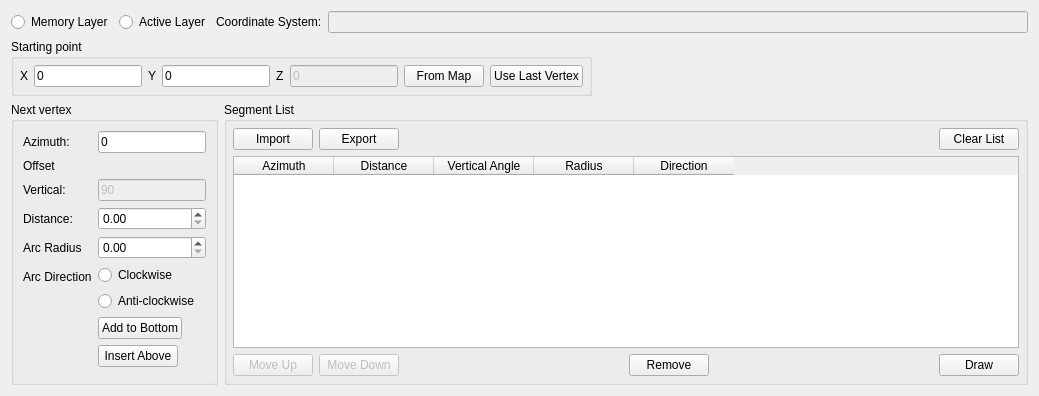
     <widget class="QWidget" name="tab">
      <attribute name="title">
       <string>Drawing</string>
      </attribute>
      <layout class="QGridLayout" name="gridLayout_3">
       <item row="2" column="1" colspan="2">
        <widget class="QGroupBox" name="groupBox_8">
         <property name="sizePolicy">
          <sizepolicy hsizetype="Preferred" vsizetype="Expanding">
           <horstretch>0</horstretch>
           <verstretch>0</verstretch>
          </sizepolicy>
         </property>
         <property name="title">
          <string>Segment List</string>
         </property>
         <property name="flat">
          <bool>true</bool>
         </property>
         <layout class="QGridLayout" name="gridLayout_2">
          <property name="margin">
           <number>6</number>
          </property>
          <item row="1" column="1">
           <layout class="QHBoxLayout" name="horizontalLayout_3">
            <item>
             <widget class="QPushButton" name="pushButton_segListLoad">
              <property name="enabled">
               <bool>true</bool>
              </property>
              <property name="toolTip">
               <string>Import Segment List</string>
              </property>
              <property name="text">
               <string>Import</string>
              </property>
              <property name="icon">
               <iconset resource="resources.qrc">
                <normaloff>:/icons/resources/import.svg</normaloff>:/icons/resources/import.svg</iconset>
              </property>
              <property name="iconSize">
               <size>
                <width>18</width>
                <height>18</height>
               </size>
              </property>
             </widget>
            </item>
            <item>
             <widget class="QPushButton" name="pushButton_segListSave">
              <property name="enabled">
               <bool>true</bool>
              </property>
              <property name="toolTip">
               <string>Export Segment List</string>
              </property>
              <property name="text">
               <string>Export</string>
              </property>
              <property name="icon">
               <iconset resource="resources.qrc">
                <normaloff>:/icons/resources/export.svg</normaloff>:/icons/resources/export.svg</iconset>
              </property>
              <property name="iconSize">
               <size>
                <width>18</width>
                <height>18</height>
               </size>
              </property>
             </widget>
            </item>
            <item>
             <spacer name="horizontalSpacer">
              <property name="orientation">
               <enum>Qt::Horizontal</enum>
              </property>
              <property name="sizeHint" stdset="0">
               <size>
                <width>40</width>
                <height>20</height>
               </size>
              </property>
             </spacer>
            </item>
            <item>
             <widget class="QPushButton" name="pushButton_segListClear">
              <property name="toolTip">
               <string>Clear Segment List</string>
              </property>
              <property name="text">
               <string>Clear List</string>
              </property>
              <property name="icon">
               <iconset resource="resources.qrc">
                <normaloff>:/icons/resources/clear.svg</normaloff>:/icons/resources/clear.svg</iconset>
              </property>
              <property name="iconSize">
               <size>
                <width>18</width>
                <height>18</height>
               </size>
              </property>
             </widget>
            </item>
           </layout>
          </item>
          <item row="2" column="1" rowspan="2">
           <widget class="QTableWidget" name="table_segmentList">
            <property name="sizePolicy">
             <sizepolicy hsizetype="Expanding" vsizetype="Expanding">
              <horstretch>0</horstretch>
              <verstretch>0</verstretch>
             </sizepolicy>
            </property>
            <column>
             <property name="text">
              <string>Azimuth</string>
             </property>
            </column>
            <column>
             <property name="text">
              <string>Distance</string>
             </property>
            </column>
            <column>
             <property name="text">
              <string>Vertical Angle</string>
             </property>
            </column>
            <column>
             <property name="text">
              <string>Radius</string>
             </property>
            </column>
            <column>
             <property name="text">
              <string>Direction</string>
             </property>
             <property name="toolTip">
              <string>Supported values are 'anticlockwise', 'a', 'c', 'clockwise'</string>
             </property>
            </column>
           </widget>
          </item>
          <item row="4" column="1">
           <layout class="QHBoxLayout" name="horizontalLayout_6">
            <item>
             <widget class="QPushButton" name="pushButton_segListRowUp">
              <property name="enabled">
               <bool>false</bool>
              </property>
              <property name="sizePolicy">
               <sizepolicy hsizetype="Fixed" vsizetype="Fixed">
                <horstretch>0</horstretch>
                <verstretch>0</verstretch>
               </sizepolicy>
              </property>
              <property name="toolTip">
               <string>Move Selected Segment Up</string>
              </property>
              <property name="text">
               <string>Move Up</string>
              </property>
              <property name="icon">
               <iconset resource="resources.qrc">
                <normaloff>:/icons/resources/up.svg</normaloff>:/icons/resources/up.svg</iconset>
              </property>
              <property name="iconSize">
               <size>
                <width>18</width>
                <height>18</height>
               </size>
              </property>
             </widget>
            </item>
            <item>
             <widget class="QPushButton" name="pushButton_segListRowDn">
              <property name="enabled">
               <bool>false</bool>
              </property>
              <property name="sizePolicy">
               <sizepolicy hsizetype="Fixed" vsizetype="Fixed">
                <horstretch>0</horstretch>
                <verstretch>0</verstretch>
               </sizepolicy>
              </property>
              <property name="toolTip">
               <string>Move Selected Segment Down</string>
              </property>
              <property name="text">
               <string>Move Down</string>
              </property>
              <property name="icon">
               <iconset resource="resources.qrc">
                <normaloff>:/icons/resources/down.svg</normaloff>:/icons/resources/down.svg</iconset>
              </property>
              <property name="iconSize">
               <size>
                <width>18</width>
                <height>18</height>
               </size>
              </property>
             </widget>
            </item>
            <item>
             <spacer name="horizontalSpacer_4">
              <property name="orientation">
               <enum>Qt::Horizontal</enum>
              </property>
              <property name="sizeHint" stdset="0">
               <size>
                <width>40</width>
                <height>20</height>
               </size>
              </property>
             </spacer>
            </item>
            <item>
             <widget class="QPushButton" name="pushButton_segListRowDel">
              <property name="sizePolicy">
               <sizepolicy hsizetype="Fixed" vsizetype="Fixed">
                <horstretch>0</horstretch>
                <verstretch>0</verstretch>
               </sizepolicy>
              </property>
              <property name="toolTip">
               <string>Remove Selected Segment</string>
              </property>
              <property name="text">
               <string>Remove</string>
              </property>
              <property name="icon">
               <iconset resource="resources.qrc">
                <normaloff>:/icons/resources/remove.svg</normaloff>:/icons/resources/remove.svg</iconset>
              </property>
              <property name="iconSize">
               <size>
                <width>18</width>
                <height>18</height>
               </size>
              </property>
             </widget>
            </item>
            <item>
             <spacer name="horizontalSpacer_5">
              <property name="orientation">
               <enum>Qt::Horizontal</enum>
              </property>
              <property name="sizeHint" stdset="0">
               <size>
                <width>40</width>
                <height>20</height>
               </size>
              </property>
             </spacer>
            </item>
            <item>
             <widget class="QPushButton" name="pushButton_objectDraw">
              <property name="toolTip">
               <string>Draw Segment List</string>
              </property>
              <property name="text">
               <string>Draw</string>
              </property>
              <property name="icon">
               <iconset resource="resources.qrc">
                <normaloff>:/icons/resources/draw.svg</normaloff>:/icons/resources/draw.svg</iconset>
              </property>
              <property name="iconSize">
               <size>
                <width>18</width>
                <height>18</height>
               </size>
              </property>
             </widget>
            </item>
           </layout>
          </item>
         </layout>
        </widget>
       </item>
       <item row="2" column="0">
        <widget class="QGroupBox" name="groupBox_2">
         <property name="sizePolicy">
          <sizepolicy hsizetype="Maximum" vsizetype="Preferred">
           <horstretch>0</horstretch>
           <verstretch>0</verstretch>
          </sizepolicy>
         </property>
         <property name="title">
          <string>Next vertex</string>
         </property>
         <property name="flat">
          <bool>true</bool>
         </property>
         <layout class="QFormLayout" name="formLayout">
          <property name="fieldGrowthPolicy">
           <enum>QFormLayout::AllNonFixedFieldsGrow</enum>
          </property>
          <item row="0" column="0">
           <widget class="QLabel" name="label_11">
            <property name="sizePolicy">
             <sizepolicy hsizetype="Fixed" vsizetype="Preferred">
              <horstretch>0</horstretch>
              <verstretch>0</verstretch>
             </sizepolicy>
            </property>
            <property name="text">
             <string>Azimuth:</string>
            </property>
            <property name="buddy">
             <cstring>lineEdit_nextAzimuth</cstring>
            </property>
           </widget>
          </item>
          <item row="0" column="1">
           <widget class="QLineEdit" name="lineEdit_nextAzimuth">
            <property name="sizePolicy">
             <sizepolicy hsizetype="Fixed" vsizetype="Fixed">
              <horstretch>0</horstretch>
              <verstretch>0</verstretch>
             </sizepolicy>
            </property>
            <property name="toolTip">
             <string/>
            </property>
            <property name="text">
             <string>0</string>
            </property>
           </widget>
          </item>
          <item row="2" column="0">
           <widget class="QLabel" name="label_12">
            <property name="text">
             <string>Vertical:</string>
            </property>
            <property name="buddy">
             <cstring>lineEdit_nextVertical</cstring>
            </property>
           </widget>
          </item>
          <item row="2" column="1">
           <widget class="QLineEdit" name="lineEdit_nextVertical">
            <property name="enabled">
             <bool>false</bool>
            </property>
            <property name="sizePolicy">
             <sizepolicy hsizetype="Fixed" vsizetype="Fixed">
              <horstretch>0</horstretch>
              <verstretch>0</verstretch>
             </sizepolicy>
            </property>
            <property name="text">
             <string>90</string>
            </property>
           </widget>
          </item>
          <item row="3" column="0">
           <widget class="QLabel" name="label_13">
            <property name="text">
             <string>Distance:</string>
            </property>
            <property name="buddy">
             <cstring>lineEdit_nextDistance</cstring>
            </property>
           </widget>
          </item>
          <item row="3" column="1">
           <widget class="QDoubleSpinBox" name="lineEdit_nextDistance">
            <property name="sizePolicy">
             <sizepolicy hsizetype="MinimumExpanding" vsizetype="Fixed">
              <horstretch>0</horstretch>
              <verstretch>0</verstretch>
             </sizepolicy>
            </property>
            <property name="maximum">
             <double>999999999.000000000000000</double>
            </property>
           </widget>
          </item>
          <item row="4" column="0">
           <widget class="QLabel" name="radiusLabel">
            <property name="text">
             <string>Arc Radius</string>
            </property>
           </widget>
          </item>
          <item row="4" column="1">
           <widget class="QDoubleSpinBox" name="spin_radius">
            <property name="sizePolicy">
             <sizepolicy hsizetype="MinimumExpanding" vsizetype="Fixed">
              <horstretch>0</horstretch>
              <verstretch>0</verstretch>
             </sizepolicy>
            </property>
            <property name="maximum">
             <double>999999999.000000000000000</double>
            </property>
           </widget>
          </item>
          <item row="5" column="0">
           <widget class="QLabel" name="label_6">
            <property name="text">
             <string>Arc Direction</string>
            </property>
           </widget>
          </item>
          <item row="5" column="1">
           <layout class="QVBoxLayout" name="verticalLayout_4">
            <item>
             <widget class="QRadioButton" name="radio_clockwise">
              <property name="sizePolicy">
               <sizepolicy hsizetype="Maximum" vsizetype="Fixed">
                <horstretch>0</horstretch>
                <verstretch>0</verstretch>
               </sizepolicy>
              </property>
              <property name="text">
               <string>Clockwise</string>
              </property>
             </widget>
            </item>
            <item>
             <widget class="QRadioButton" name="radio_anticlockwise">
              <property name="sizePolicy">
               <sizepolicy hsizetype="Maximum" vsizetype="Fixed">
                <horstretch>0</horstretch>
                <verstretch>0</verstretch>
               </sizepolicy>
              </property>
              <property name="text">
               <string>Anti-clockwise</string>
              </property>
             </widget>
            </item>
           </layout>
          </item>
          <item row="7" column="1">
           <widget class="QPushButton" name="pushButton_vertexInsert">
            <property name="sizePolicy">
             <sizepolicy hsizetype="Maximum" vsizetype="Fixed">
              <horstretch>0</horstretch>
              <verstretch>0</verstretch>
             </sizepolicy>
            </property>
            <property name="toolTip">
             <string>Insert New Segment Above Currently Selected Segment</string>
            </property>
            <property name="text">
             <string>Insert Above</string>
            </property>
           </widget>
          </item>
          <item row="6" column="1">
           <widget class="QPushButton" name="pushButton_vertexAdd">
            <property name="sizePolicy">
             <sizepolicy hsizetype="Maximum" vsizetype="Fixed">
              <horstretch>0</horstretch>
              <verstretch>0</verstretch>
             </sizepolicy>
            </property>
            <property name="toolTip">
             <string>Add New Segment to Bottom of List</string>
            </property>
            <property name="text">
             <string>Add to Bottom</string>
            </property>
           </widget>
          </item>
          <item row="1" column="1">
           <widget class="QLabel" name="offsetLabel">
            <property name="font">
             <font>
              <italic>true</italic>
             </font>
            </property>
            <property name="text">
             <string/>
            </property>
           </widget>
          </item>
          <item row="1" column="0">
           <widget class="QLabel" name="label_9">
            <property name="text">
             <string>Offset</string>
            </property>
           </widget>
          </item>
         </layout>
        </widget>
       </item>
       <item row="1" column="0" colspan="2">
        <widget class="QGroupBox" name="groupBox">
         <property name="sizePolicy">
          <sizepolicy hsizetype="Minimum" vsizetype="Preferred">
           <horstretch>0</horstretch>
           <verstretch>0</verstretch>
          </sizepolicy>
         </property>
         <property name="title">
          <string>Starting point</string>
         </property>
         <property name="flat">
          <bool>true</bool>
         </property>
         <layout class="QHBoxLayout" name="horizontalLayout_2">
          <property name="margin">
           <number>6</number>
          </property>
          <item>
           <widget class="QLabel" name="label_2">
            <property name="text">
             <string>X</string>
            </property>
            <property name="buddy">
             <cstring>lineEdit_vertexX0</cstring>
            </property>
           </widget>
          </item>
          <item>
           <widget class="QLineEdit" name="lineEdit_vertexX0">
            <property name="sizePolicy">
             <sizepolicy hsizetype="Fixed" vsizetype="Fixed">
              <horstretch>0</horstretch>
              <verstretch>0</verstretch>
             </sizepolicy>
            </property>
            <property name="text">
             <string>0</string>
            </property>
           </widget>
          </item>
          <item>
           <widget class="QLabel" name="label_3">
            <property name="text">
             <string>Y</string>
            </property>
            <property name="buddy">
             <cstring>lineEdit_vertexY0</cstring>
            </property>
           </widget>
          </item>
          <item>
           <widget class="QLineEdit" name="lineEdit_vertexY0">
            <property name="sizePolicy">
             <sizepolicy hsizetype="Fixed" vsizetype="Fixed">
              <horstretch>0</horstretch>
              <verstretch>0</verstretch>
             </sizepolicy>
            </property>
            <property name="text">
             <string>0</string>
            </property>
           </widget>
          </item>
          <item>
           <widget class="QLabel" name="label_4">
            <property name="text">
             <string>Z</string>
            </property>
            <property name="buddy">
             <cstring>lineEdit_vertexZ0</cstring>
            </property>
           </widget>
          </item>
          <item>
           <widget class="QLineEdit" name="lineEdit_vertexZ0">
            <property name="enabled">
             <bool>false</bool>
            </property>
            <property name="sizePolicy">
             <sizepolicy hsizetype="Fixed" vsizetype="Fixed">
              <horstretch>0</horstretch>
              <verstretch>0</verstretch>
             </sizepolicy>
            </property>
            <property name="text">
             <string>0</string>
            </property>
           </widget>
          </item>
          <item>
           <widget class="QPushButton" name="pushButton_startCapture">
            <property name="sizePolicy">
             <sizepolicy hsizetype="Preferred" vsizetype="Preferred">
              <horstretch>0</horstretch>
              <verstretch>0</verstretch>
             </sizepolicy>
            </property>
            <property name="toolTip">
             <string>Select Starting Point from Map</string>
            </property>
            <property name="text">
             <string>From Map</string>
            </property>
            <property name="icon">
             <iconset resource="resources.qrc">
              <normaloff>:/icons/resources/capture.svg</normaloff>:/icons/resources/capture.svg</iconset>
            </property>
            <property name="iconSize">
             <size>
              <width>18</width>
              <height>18</height>
             </size>
            </property>
           </widget>
          </item>
          <item>
           <widget class="QPushButton" name="pushButton_useLast">
            <property name="enabled">
             <bool>true</bool>
            </property>
            <property name="sizePolicy">
             <sizepolicy hsizetype="Preferred" vsizetype="Preferred">
              <horstretch>0</horstretch>
              <verstretch>0</verstretch>
             </sizepolicy>
            </property>
            <property name="toolTip">
             <string>Use Last Vertex as Starting Point</string>
            </property>
            <property name="text">
             <string>Use Last Vertex</string>
            </property>
            <property name="icon">
             <iconset resource="resources.qrc">
              <normaloff>:/icons/resources/lastpoint.svg</normaloff>:/icons/resources/lastpoint.svg</iconset>
            </property>
            <property name="iconSize">
             <size>
              <width>18</width>
              <height>18</height>
             </size>
            </property>
           </widget>
          </item>
         </layout>
         <zorder>pushButton_startCapture</zorder>
         <zorder>lineEdit_vertexX0</zorder>
         <zorder>label_2</zorder>
         <zorder>lineEdit_vertexY0</zorder>
         <zorder>label_3</zorder>
         <zorder>lineEdit_vertexZ0</zorder>
         <zorder>label_4</zorder>
         <zorder>pushButton_useLast</zorder>
        </widget>
       </item>
       <item row="0" column="0" colspan="3">
        <layout class="QHBoxLayout" name="horizontalLayout_4">
         <item>
          <widget class="QRadioButton" name="radioButton_useMemoryLayer">
           <property name="text">
            <string>Memory Layer</string>
           </property>
          </widget>
         </item>
         <item>
          <widget class="QRadioButton" name="radioButton_useActiveLayer">
           <property name="text">
            <string>Active Layer</string>
           </property>
          </widget>
         </item>
         <item>
          <widget class="QLabel" name="label_5">
           <property name="sizePolicy">
            <sizepolicy hsizetype="Fixed" vsizetype="Preferred">
             <horstretch>0</horstretch>
             <verstretch>0</verstretch>
            </sizepolicy>
           </property>
           <property name="text">
            <string>Coordinate System:</string>
           </property>
           <property name="buddy">
            <cstring>lineEdit_crs</cstring>
           </property>
          </widget>
         </item>
         <item>
          <widget class="QLineEdit" name="lineEdit_crs">
           <property name="enabled">
            <bool>false</bool>
           </property>
          </widget>
         </item>
        </layout>
       </item>
       <item row="1" column="2">
        <spacer name="horizontalSpacer_3">
         <property name="orientation">
          <enum>Qt::Horizontal</enum>
         </property>
         <property name="sizeHint" stdset="0">
          <size>
           <width>40</width>
           <height>20</height>
          </size>
         </property>
        </spacer>
       </item>
      </layout>
     </widget>
